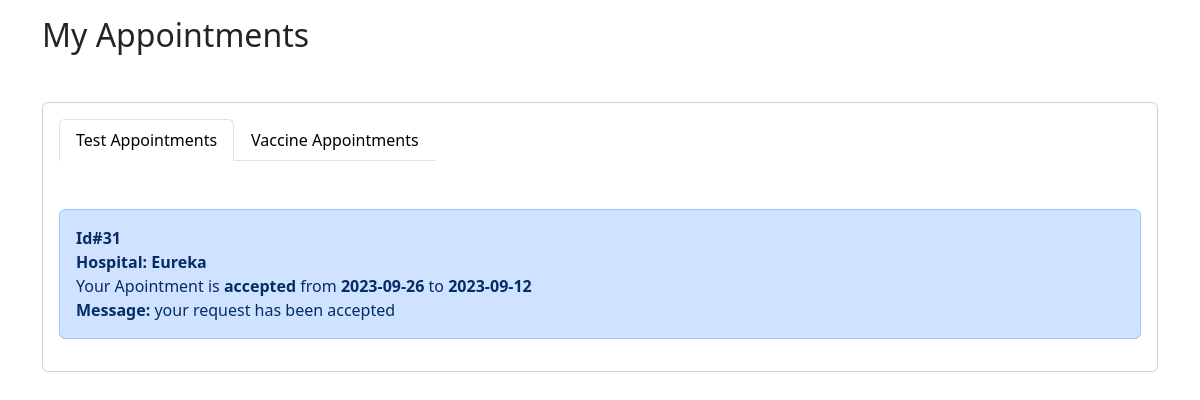
Before: /user/myAppointment.php (signed in) with the older database file.
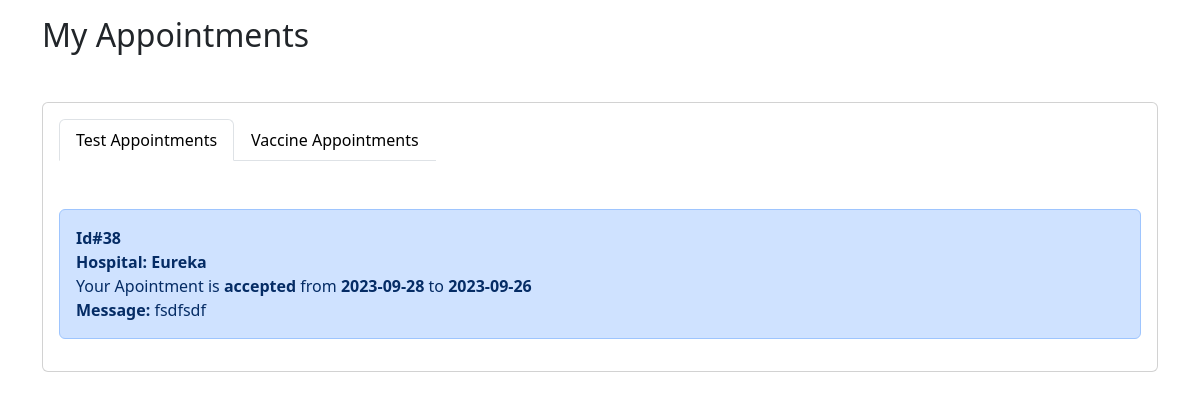
After: the same page with the newer database file.
### tables this page shows
CREATE TABLE `test_request` (
  `id` bigint(20) NOT NULL,
  `name` varchar(30) DEFAULT NULL,
  `email` varchar(30) DEFAULT NULL,
  `age` varchar(100) DEFAULT NULL,
  `home_address` varchar(100) DEFAULT NULL,
  `blood_group` varchar(50) DEFAULT NULL,
  `vaccine` varchar(50) DEFAULT '',
  `availabity_from` date DEFAULT NULL,
  `availabity_to` date DEFAULT NULL,
  `isapprove` varchar(50) NOT NULL,
  `message` varchar(400) NOT NULL,
  `type` varchar(20) NOT NULL,
  `hospital_id` bigint(20) DEFAULT NULL,
  `user_id` bigint(20) DEFAULT NULL
);

CREATE TABLE `hospital` (
  `id` bigint(20) NOT NULL,
  `name` varchar(200) DEFAULT NULL,
  `address` varchar(200) DEFAULT NULL,
  `country` varchar(30) DEFAULT NULL,
  `email` varchar(100) DEFAULT NULL,
  `password` varchar(100) DEFAULT NULL,
  `isapprove` varchar(50) DEFAULT NULL,
  `isactive` int(11) DEFAULT NULL,
  `create_at` datetime DEFAULT current_timestamp()
);

### user/myAppointment.php (the view, shortened to what this page needs)
<!DOCTYPE html>
<html lang="en">
<head>
    <?php
    include('connection.php');
    ?>
    <link href="https://cdn.jsdelivr.net/npm/bootstrap@5.3.1/dist/css/bootstrap.min.css" rel="stylesheet">
    <link rel="stylesheet" href="https://cdn.jsdelivr.net/npm/bootstrap-icons@1.10.5/font/bootstrap-icons.css">
    <link href="https://cdnjs.cloudflare.com/ajax/libs/toastr.js/2.0.1/css/toastr.css" rel="stylesheet" />
</head>
<body>
    <?php
    if (isset($_SESSION['f_name'])) {
        $getUser = $_SESSION['f_name'];
        $userQuery = "SELECT * FROM users WHERE email_phone = '$getUser'";
        $resUserQuery = mysqli_query($conn, $userQuery);
        $userData = mysqli_fetch_assoc($resUserQuery);
        $userId = $userData['id'];
    } else {
        echo '<script type="text/javascript">window.location.href = "auth.php";</script>';
    }
    ?>
    <div class="content container">
        <div class="pt-3">
            <h3 class="h2 mb-0 text-capitalize d-flex align-items-center gap-2">
                My Appointments
            </h3>
        </div>
        <div class="row mt-5">
            <div class="col-md-12">
                <div class="card">
                    <div class="card-body">
                        <div class="d-flex justify-content-between">
                            <ul class="nav nav-tabs" id="myTab" role="tablist">
                                <li class="nav-item" role="presentation">
                                    <button class="nav-link text-black active" id="username-tab" data-bs-toggle="tab" data-bs-target="#username" type="button" role="tab" aria-controls="username" aria-selected="true">Test Appointments</button>
                                </li>
                                <li class="nav-item" role="presentation">
                                    <button class="nav-link text-black" id="password-tab" data-bs-toggle="tab" data-bs-target="#passwordTab" type="button" role="tab" aria-controls="passwordTab" aria-selected="false">Vaccine Appointments</button>
                                </li>
                            </ul>
                        </div>
                        <div class="tab-content">
                            <div class="tab-pane active" id="username" role="tabpanel" aria-labelledby="username-tab" tabindex="0">
                                <div class="mt-5">
                                    <?php
                                    $testQuery = "SELECT test_request.*, hospital.name AS hospital_name
                                   FROM `test_request`
                                   INNER JOIN hospital ON test_request.hospital_id = hospital.id
                                   WHERE user_id = '$userId' AND type= 'test' ORDER BY id DESC";
                                    $res = mysqli_query($conn, $testQuery);
                                    if (mysqli_num_rows($res) != 0) {
                                        while ($data = mysqli_fetch_assoc($res)) {
                                            echo '
                                            <div class="alert alert-primary
                                            " role="alert">
                                                <span class="fw-bold"> Id#' . $data['id'] . '</span><br>
                                                <span class="fw-bold text-center"> Hospital:' . " " . $data['hospital_name'] . '</span>
                                                <div>Your Apointment is <span class="fw-bold">' . $data['isapprove'] . '</span> from <span class="fw-bold">' . $data['availabity_from'] . '</span> to <span class="fw-bold">' . $data['availabity_to'] . '</span></div>
                                                <div>
                                                <span class="fw-bold">Message:</span>
                                                <span>' . $data['message'] . ' </span>
                                                </div>
                                            </div>
                                            ';
                                        }
                                    } else {
                                        echo '
                                        <h4 class="text-center">No Test Appointment</h4>
                                        ';
                                    }
                                    ?>
                                </div>
                            </div>
                        </div>
                    </div>
                </div>
            </div>
        </div>
    </div>
</body>
</html>

Changed rows visible on the page:
removed test_request: id "31", hospital.name "Eureka", isapprove "accepted", availabity_from "2023-09-26", availabity_to "2023-09-12", message "your request has been accepted"
added test_request: id "38", hospital.name "Eureka", isapprove "accepted", availabity_from "2023-09-28", availabity_to "2023-09-26", message "fsdfsdf"
